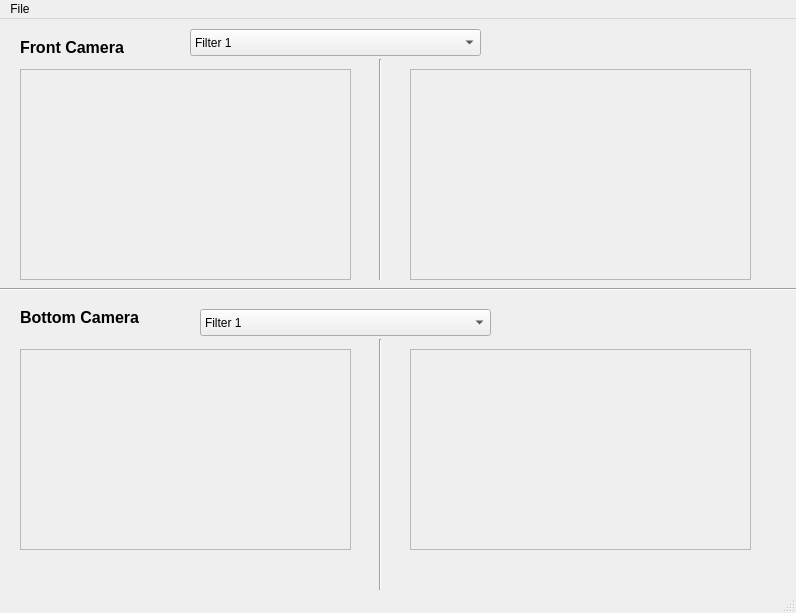
<?xml version="1.0" encoding="UTF-8"?>
<ui version="4.0">
 <author>huixian</author>
 <class>Vision</class>
 <widget class="QMainWindow" name="Vision">
  <property name="geometry">
   <rect>
    <x>0</x>
    <y>0</y>
    <width>796</width>
    <height>613</height>
   </rect>
  </property>
  <property name="windowTitle">
   <string>Vision</string>
  </property>
  <widget class="QWidget" name="centralwidget">
   <widget class="QWidget" name="verticalLayoutWidget">
    <property name="geometry">
     <rect>
      <x>20</x>
      <y>50</y>
      <width>331</width>
      <height>211</height>
     </rect>
    </property>
    <layout class="QVBoxLayout">
     <item>
      <widget class="QFrame" name="frontcam_2">
       <property name="frameShape">
        <enum>QFrame::StyledPanel</enum>
       </property>
       <property name="frameShadow">
        <enum>QFrame::Raised</enum>
       </property>
      </widget>
     </item>
    </layout>
   </widget>
   <widget class="QWidget" name="verticalLayoutWidget_2">
    <property name="geometry">
     <rect>
      <x>410</x>
      <y>50</y>
      <width>341</width>
      <height>211</height>
     </rect>
    </property>
    <layout class="QVBoxLayout" name="_2">
     <item>
      <widget class="QFrame" name="frontcamfiltered">
       <property name="frameShape">
        <enum>QFrame::StyledPanel</enum>
       </property>
       <property name="frameShadow">
        <enum>QFrame::Raised</enum>
       </property>
      </widget>
     </item>
    </layout>
   </widget>
   <widget class="QWidget" name="verticalLayoutWidget_3">
    <property name="geometry">
     <rect>
      <x>20</x>
      <y>330</y>
      <width>331</width>
      <height>201</height>
     </rect>
    </property>
    <layout class="QVBoxLayout" name="_4">
     <item>
      <widget class="QFrame" name="bottomcam_2">
       <property name="frameShape">
        <enum>QFrame::StyledPanel</enum>
       </property>
       <property name="frameShadow">
        <enum>QFrame::Raised</enum>
       </property>
      </widget>
     </item>
    </layout>
   </widget>
   <widget class="QWidget" name="verticalLayoutWidget_4">
    <property name="geometry">
     <rect>
      <x>410</x>
      <y>330</y>
      <width>341</width>
      <height>201</height>
     </rect>
    </property>
    <layout class="QVBoxLayout" name="_3">
     <item>
      <widget class="QFrame" name="bottomcamfiltered">
       <property name="frameShape">
        <enum>QFrame::StyledPanel</enum>
       </property>
       <property name="frameShadow">
        <enum>QFrame::Raised</enum>
       </property>
      </widget>
     </item>
    </layout>
   </widget>
   <widget class="Line" name="line">
    <property name="geometry">
     <rect>
      <x>-10</x>
      <y>260</y>
      <width>811</width>
      <height>20</height>
     </rect>
    </property>
    <property name="orientation">
     <enum>Qt::Horizontal</enum>
    </property>
   </widget>
   <widget class="QComboBox" name="frontfilter">
    <property name="geometry">
     <rect>
      <x>190</x>
      <y>10</y>
      <width>291</width>
      <height>27</height>
     </rect>
    </property>
    <item>
     <property name="text">
      <string>Filter 1</string>
     </property>
    </item>
    <item>
     <property name="text">
      <string>Filter 2</string>
     </property>
    </item>
    <item>
     <property name="text">
      <string>Filter 3</string>
     </property>
    </item>
   </widget>
   <widget class="QComboBox" name="bottomfilter">
    <property name="geometry">
     <rect>
      <x>200</x>
      <y>290</y>
      <width>291</width>
      <height>27</height>
     </rect>
    </property>
    <item>
     <property name="text">
      <string>Filter 1</string>
     </property>
    </item>
    <item>
     <property name="text">
      <string>Filter 2</string>
     </property>
    </item>
    <item>
     <property name="text">
      <string>Filter 3</string>
     </property>
    </item>
   </widget>
   <widget class="QLabel" name="bottomcam">
    <property name="geometry">
     <rect>
      <x>20</x>
      <y>290</y>
      <width>131</width>
      <height>17</height>
     </rect>
    </property>
    <property name="font">
     <font>
      <pointsize>12</pointsize>
      <weight>75</weight>
      <bold>true</bold>
     </font>
    </property>
    <property name="text">
     <string>Bottom Camera</string>
    </property>
   </widget>
   <widget class="QLabel" name="frontcam">
    <property name="geometry">
     <rect>
      <x>20</x>
      <y>20</y>
      <width>131</width>
      <height>17</height>
     </rect>
    </property>
    <property name="font">
     <font>
      <pointsize>12</pointsize>
      <weight>75</weight>
      <bold>true</bold>
     </font>
    </property>
    <property name="text">
     <string>Front Camera</string>
    </property>
   </widget>
   <widget class="Line" name="line_2">
    <property name="geometry">
     <rect>
      <x>370</x>
      <y>40</y>
      <width>20</width>
      <height>221</height>
     </rect>
    </property>
    <property name="orientation">
     <enum>Qt::Vertical</enum>
    </property>
   </widget>
   <widget class="Line" name="line_3">
    <property name="geometry">
     <rect>
      <x>370</x>
      <y>320</y>
      <width>20</width>
      <height>251</height>
     </rect>
    </property>
    <property name="orientation">
     <enum>Qt::Vertical</enum>
    </property>
   </widget>
  </widget>
  <widget class="QMenuBar" name="menubar">
   <property name="geometry">
    <rect>
     <x>0</x>
     <y>0</y>
     <width>796</width>
     <height>25</height>
    </rect>
   </property>
   <widget class="QMenu" name="menuFile">
    <property name="title">
     <string>File</string>
    </property>
    <addaction name="actionOpen"/>
    <addaction name="separator"/>
    <addaction name="actionSave"/>
    <addaction name="separator"/>
    <addaction name="actionQuit"/>
   </widget>
   <addaction name="menuFile"/>
  </widget>
  <widget class="QStatusBar" name="statusbar"/>
  <action name="actionOpen">
   <property name="text">
    <string>&amp;Open</string>
   </property>
   <property name="shortcut">
    <string/>
   </property>
   <property name="softKeyRole">
    <enum>QAction::NoSoftKey</enum>
   </property>
  </action>
  <action name="actionSave">
   <property name="text">
    <string>&amp;Save</string>
   </property>
  </action>
  <action name="actionQuit">
   <property name="text">
    <string>&amp;Quit</string>
   </property>
  </action>
 </widget>
 <resources/>
 <connections/>
</ui>
